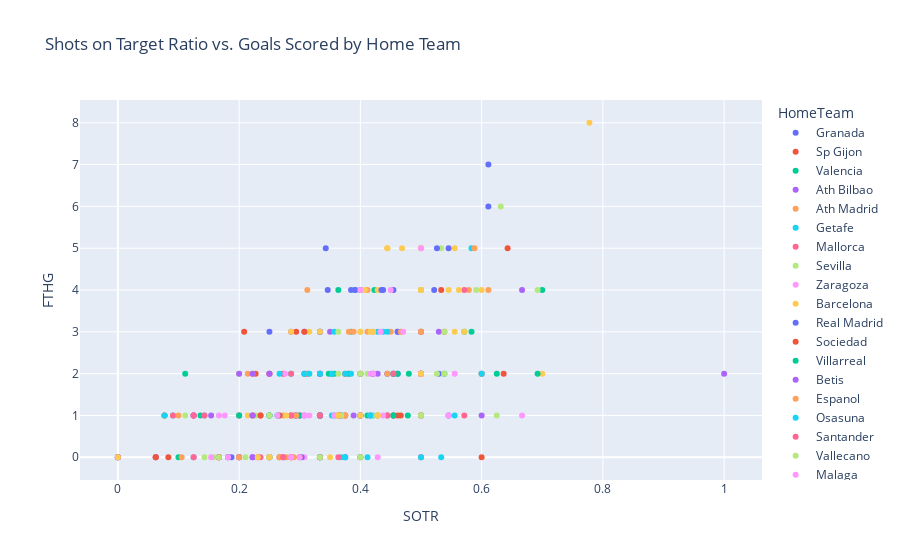

Write notebook code for a chart like this one.
### Markdown cell above
As we can see from the plot, there is a significant variation in shots on target ratio among different teams. Let's also create a scatter plot to examine the relationship between shots on target ratio and the number of goals scored by a team.

### Code cell
fig = px.scatter(df, x='SOTR', y='FTHG', color='HomeTeam', title='Shots on Target Ratio vs. Goals Scored by Home Team')
fig.show()

### Figure 1 — Plotly figure (JSON) as saved in the notebook; plotly's stock layout.template omitted (floating-point values rounded to 4 significant figures)
{"data": [{"hovertemplate": "HomeTeam=Granada<br>SOTR=%{x}<br>FTHG=%{y}<extra></extra>", "legendgroup": "Granada", "marker": {"color": "#636efa", "symbol": "circle"}, "mode": "markers", "name": "Granada", "orientation": "v", "showlegend": true, "type": "scatter", "x": [0.1818, 0.25, 0.2, 0.1667, 0.0, 0.1875, 0.4545, 0.4615, 0.3529, 0.4, 0.5, 0.4, 0.375, 0.3077, 0.2, 0.4444, 0.5455, 0.5294, 0.4167], "xaxis": "x", "y": [0, 1, 1, 0, 0, 0, 1, 2, 2, 1, 2, 4, 0, 2, 0, 2, 1, 2, 1], "yaxis": "y"}, {"hovertemplate": "HomeTeam=Sp Gijon<br>SOTR=%{x}<br>FTHG=%{y}<extra></extra>", "legendgroup": "Sp Gijon", "marker": {"color": "#EF553B", "symbol": "circle"}, "mode": "markers", "name": "Sp Gijon", "orientation": "v", "showlegend": true, "type": "scatter", "x": [0.2353, 0.2667, 0.0625, 0.25, 0.3125, 0.3636, 0.4211, 0.5, 0.5, 0.6364, 0.4545, 0.3, 0.4667, 0.2727, 0.4286, 0.2083, 0.375, 0.2273, 0.25], "xaxis": "x", "y": [1, 0, 0, 0, 2, 1, 2, 0, 1, 2, 1, 1, 1, 2, 1, 3, 2, 2, 2], "yaxis": "y"}, {"hovertemplate": "HomeTeam=Valencia<br>SOTR=%{x}<br>FTHG=%{y}<extra></extra>", "legendgroup": "Valencia", "marker": {"color": "#00cc96", "symbol": "circle"}, "mode": "markers", "name": "Valencia", "orientation": "v", "showlegend": true, "type": "scatter", "x": [0.4231, 0.5, 0.1111, 0.4783, 0.1364, 0.3846, 0.3571, 0.625, 0.4615, 0.25, 0.3636, 0.5, 0.3478, 0.3571, 0.3333, 0.7, 0.5, 0.3913, 0.4118], "xaxis": "x", "y": [4, 1, 2, 1, 1, 3, 2, 2, 2, 0, 4, 1, 2, 1, 1, 4, 4, 4, 1], "yaxis": "y"}, {"hovertemplate": "HomeTeam=Ath Bilbao<br>SOTR=%{x}<br>FTHG=%{y}<extra></extra>", "legendgroup": "Ath Bilbao", "marker": {"color": "#ab63fa", "symbol": "circle"}, "mode": "markers", "name": "Ath Bilbao", "orientation": "v", "showlegend": true, "type": "scatter", "x": [0.4, 0.5, 0.6, 0.4615, 0.2857, 1.0, 0.2222, 0.125, 0.4545, 0.5294, 0.35, 0.3077, 0.5, 0.2727, 0.3333, 0.3333, 0.1538, 0.1818, 0.0625], "xaxis": "x", "y": [1, 2, 1, 3, 3, 2, 0, 1, 2, 3, 3, 3, 2, 0, 1, 1, 1, 0, 0], "yaxis": "y"}, {"hovertemplate": "HomeTeam=Ath Madrid<br>SOTR=%{x}<br>FTHG=%{y}<extra></extra>", "legendgroup": "Ath Madrid", "marker": {"color": "#FFA15A", "symbol": "circle"}, "mode": "markers", "name": "Ath Madrid", "orientation": "v", "showlegend": true, "type": "scatter", "x": [0.2857, 0.4118, 0.5789, 0.2667, 0.2, 0.3889, 0.5, 0.381, 0.2903, 0.45, 0.3333, 0.5, 0.2143, 0.381, 0.5, 0.2727, 0.4118, 0.07692, 0.2222], "xaxis": "x", "y": [0, 4, 4, 0, 1, 3, 3, 3, 0, 3, 0, 1, 2, 2, 3, 1, 3, 1, 2], "yaxis": "y"}, {"hovertemplate": "HomeTeam=Getafe<br>SOTR=%{x}<br>FTHG=%{y}<extra></extra>", "legendgroup": "Getafe", "marker": {"color": "#19d3f3", "symbol": "circle"}, "mode": "markers", "name": "Getafe", "orientation": "v", "showlegend": true, "type": "scatter", "x": [0.25, 0.2857, 0.4167, 0.375, 0.3077, 0.3571, 0.1429, 0.3684, 0.125, 0.0, 0.4211, 0.3529, 0.09091, 0.4444, 0.4, 0.5833, 0.25, 0.4444, 0.0], "xaxis": "x", "y": [1, 0, 1, 0, 2, 3, 1, 1, 0, 0, 1, 1, 1, 3, 2, 5, 1, 1, 0], "yaxis": "y"}, {"hovertemplate": "HomeTeam=Mallorca<br>SOTR=%{x}<br>FTHG=%{y}<extra></extra>", "legendgroup": "Mallorca", "marker": {"color": "#FF6692", "symbol": "circle"}, "mode": "markers", "name": "Mallorca", "orientation": "v", "showlegend": true, "type": "scatter", "x": [0.3636, 0.1667, 0.25, 0.09091, 0.2941, 0.3333, 0.5, 0.3333, 0.3333, 0.125, 0.3636, 0.5714, 0.1429, 0.3333, 0.2, 0.2308, 0.3333, 0.4, 0.3], "xaxis": "x", "y": [1, 0, 2, 1, 1, 0, 2, 1, 1, 1, 1, 4, 1, 2, 0, 0, 1, 1, 1], "yaxis": "y"}, {"hovertemplate": "HomeTeam=Sevilla<br>SOTR=%{x}<br>FTHG=%{y}<extra></extra>", "legendgroup": "Sevilla", "marker": {"color": "#B6E880", "symbol": "circle"}, "mode": "markers", "name": "Sevilla", "orientation": "v", "showlegend": true, "type": "scatter", "x": [0.6, 0.3333, 0.5, 0.2, 0.5, 0.4194, 0.625, 0.4667, 0.3158, 0.1579, 0.4, 0.4118, 0.25, 0.1667, 0.4, 0.3636, 0.2273, 0.25, 0.5333], "xaxis": "x", "y": [2, 1, 1, 2, 2, 1, 1, 3, 2, 0, 1, 2, 1, 0, 3, 3, 1, 1, 5], "yaxis": "y"}, {"hovertemplate": "HomeTeam=Zaragoza<br>SOTR=%{x}<br>FTHG=%{y}<extra></extra>", "legendgroup": "Zaragoza", "marker": {"color": "#FF97FF", "symbol": "circle"}, "mode": "markers", "name": "Zaragoza", "orientation": "v", "showlegend": true, "type": "scatter", "x": [0.125, 0.4167, 0.5, 0.5, 0.0, 0.5385, 0.1538, 0.4286, 0.2667, 0.3, 0.3077, 0.3333, 0.1765, 0.25, 0.3571, 0.5, 0.381, 0.4167, 0.2759], "xaxis": "x", "y": [0, 2, 0, 2, 0, 2, 0, 0, 1, 1, 0, 2, 1, 1, 1, 1, 2, 1, 2], "yaxis": "y"}, {"hovertemplate": "HomeTeam=Barcelona<br>SOTR=%{x}<br>FTHG=%{y}<extra></extra>", "legendgroup": "Barcelona", "marker": {"color": "#FECB52", "symbol": "circle"}, "mode": "markers", "name": "Barcelona", "orientation": "v", "showlegend": true, "type": "scatter", "x": [0.5, 0.7778, 0.4444, 0.3158, 0.2857, 0.5556, 0.4074, 0.5, 0.5, 0.5625, 0.5, 0.4688, 0.3333, 0.4444, 0.7, 0.5, 0.2143, 0.5455, 0.4286], "xaxis": "x", "y": [5, 8, 5, 3, 0, 5, 4, 4, 5, 4, 2, 5, 3, 5, 2, 4, 1, 4, 4], "yaxis": "y"}, {"hovertemplate": "HomeTeam=Real Madrid<br>SOTR=%{x}<br>FTHG=%{y}<extra></extra>", "legendgroup": "Real Madrid", "marker": {"color": "#636efa", "symbol": "circle"}, "mode": "markers", "name": "Real Madrid", "orientation": "v", "showlegend": true, "type": "scatter", "x": [0.3846, 0.6111, 0.4545, 0.4615, 0.6111, 0.4375, 0.2941, 0.3429, 0.4348, 0.3333, 0.3462, 0.3913, 0.5455, 0.3333, 0.5263, 0.303, 0.25, 0.3333, 0.5217], "xaxis": "x", "y": [4, 6, 4, 3, 7, 4, 1, 5, 4, 3, 4, 4, 5, 1, 5, 0, 3, 3, 4], "yaxis": "y"}, {"hovertemplate": "HomeTeam=Sociedad<br>SOTR=%{x}<br>FTHG=%{y}<extra></extra>", "legendgroup": "Sociedad", "marker": {"color": "#EF553B", "symbol": "circle"}, "mode": "markers", "name": "Sociedad", "orientation": "v", "showlegend": true, "type": "scatter", "x": [0.4, 0.2857, 0.2667, 0.1667, 0.6, 0.08333, 0.3077, 0.3, 0.0625, 0.6429, 0.5, 0.07692, 0.5385, 0.3333, 0.5333, 0.2353, 0.2222, 0.2941, 0.4615], "xaxis": "x", "y": [2, 1, 1, 0, 0, 0, 3, 0, 0, 5, 2, 1, 3, 1, 4, 1, 1, 3, 1], "yaxis": "y"}, {"hovertemplate": "HomeTeam=Villarreal<br>SOTR=%{x}<br>FTHG=%{y}<extra></extra>", "legendgroup": "Villarreal", "marker": {"color": "#00cc96", "symbol": "circle"}, "mode": "markers", "name": "Villarreal", "orientation": "v", "showlegend": true, "type": "scatter", "x": [0.4545, 0.6923, 0.48, 0.3333, 0.4545, 0.4545, 0.3684, 0.5385, 0.5714, 0.4, 0.5833, 0.381, 0.25, 0.2, 0.3333, 0.3333, 0.2632, 0.3, 0.1], "xaxis": "x", "y": [2, 2, 2, 0, 2, 1, 1, 2, 3, 0, 3, 2, 1, 1, 0, 2, 1, 1, 0], "yaxis": "y"}, {"hovertemplate": "HomeTeam=Betis<br>SOTR=%{x}<br>FTHG=%{y}<extra></extra>", "legendgroup": "Betis", "marker": {"color": "#ab63fa", "symbol": "circle"}, "mode": "markers", "name": "Betis", "orientation": "v", "showlegend": true, "type": "scatter", "x": [0.2917, 0.6667, 0.2, 0.2222, 0.0, 0.25, 0.2222, 0.4211, 0.125, 0.375, 0.2, 0.3077, 0.4286, 0.2222, 0.3889, 0.5, 0.4, 0.3333, 0.6], "xaxis": "x", "y": [1, 4, 0, 0, 0, 2, 2, 2, 1, 1, 2, 1, 2, 1, 1, 3, 1, 2, 2], "yaxis": "y"}, {"hovertemplate": "HomeTeam=Espanol<br>SOTR=%{x}<br>FTHG=%{y}<extra></extra>", "legendgroup": "Espanol", "marker": {"color": "#FFA15A", "symbol": "circle"}, "mode": "markers", "name": "Espanol", "orientation": "v", "showlegend": true, "type": "scatter", "x": [0.6, 0.375, 0.2, 0.2941, 0.1053, 0.375, 0.6111, 0.2857, 0.5, 0.5, 0.2857, 0.1, 0.5882, 0.4667, 0.375, 0.4444, 0.3125, 0.2778, 0.4444], "xaxis": "x", "y": [2, 1, 0, 1, 0, 1, 4, 1, 3, 1, 0, 1, 5, 3, 1, 2, 4, 0, 1], "yaxis": "y"}, {"hovertemplate": "HomeTeam=Osasuna<br>SOTR=%{x}<br>FTHG=%{y}<extra></extra>", "legendgroup": "Osasuna", "marker": {"color": "#19d3f3", "symbol": "circle"}, "mode": "markers", "name": "Osasuna", "orientation": "v", "showlegend": true, "type": "scatter", "x": [0.3333, 0.5333, 0.6, 0.4375, 0.3846, 0.5, 0.375, 0.3158, 0.25, 0.4167, 0.4118, 0.4286, 0.2667, 0.3529, 0.3684, 0.07692, 0.2857, 0.3333, 0.5556], "xaxis": "x", "y": [2, 0, 2, 3, 2, 0, 2, 2, 0, 1, 0, 3, 2, 2, 0, 1, 2, 1, 1], "yaxis": "y"}, {"hovertemplate": "HomeTeam=Santander<br>SOTR=%{x}<br>FTHG=%{y}<extra></extra>", "legendgroup": "Santander", "marker": {"color": "#FF6692", "symbol": "circle"}, "mode": "markers", "name": "Santander", "orientation": "v", "showlegend": true, "type": "scatter", "x": [0.125, 0.4, 0.5714, 0.25, 0.3333, 0.3636, 0.125, 0.3636, 0.2857, 0.4444, 0.4545, 0.1667, 0.3684, 0.0, 0.3333, 0.2857, 0.2353, 0.2727, 0.2857], "xaxis": "x", "y": [0, 0, 1, 0, 1, 1, 1, 0, 1, 1, 2, 0, 1, 0, 0, 0, 0, 0, 2], "yaxis": "y"}, {"hovertemplate": "HomeTeam=Vallecano<br>SOTR=%{x}<br>FTHG=%{y}<extra></extra>", "legendgroup": "Vallecano", "marker": {"color": "#B6E880", "symbol": "circle"}, "mode": "markers", "name": "Vallecano", "orientation": "v", "showlegend": true, "type": "scatter", "x": [0.25, 0.5, 0.1667, 0.4, 0.6923, 0.25, 0.3684, 0.3636, 0.3333, 0.5263, 0.5385, 0.1429, 0.5909, 0.5385, 0.2105, 0.6316, 0.25, 0.4, 0.1111], "xaxis": "x", "y": [0, 1, 0, 2, 4, 1, 1, 2, 0, 2, 2, 0, 4, 3, 0, 6, 0, 0, 1], "yaxis": "y"}, {"hovertemplate": "HomeTeam=Malaga<br>SOTR=%{x}<br>FTHG=%{y}<extra></extra>", "legendgroup": "Malaga", "marker": {"color": "#FF97FF", "symbol": "circle"}, "mode": "markers", "name": "Malaga", "orientation": "v", "showlegend": true, "type": "scatter", "x": [0.45, 0.3077, 0.4211, 0.2857, 0.4211, 0.5, 0.2632, 0.1818, 0.6667, 0.5556, 0.4706, 0.5, 0.1667, 0.4, 0.3, 0.4333, 0.3158, 0.4375, 0.5455], "xaxis": "x", "y": [4, 1, 3, 0, 2, 2, 1, 0, 1, 2, 3, 5, 1, 4, 0, 3, 1, 1, 1], "yaxis": "y"}, {"hovertemplate": "HomeTeam=Levante<br>SOTR=%{x}<br>FTHG=%{y}<extra></extra>", "legendgroup": "Levante", "marker": {"color": "#FECB52", "symbol": "circle"}, "mode": "markers", "name": "Levante", "orientation": "v", "showlegend": true, "type": "scatter", "x": [0.3636, 0.4167, 0.2857, 0.4, 0.2308, 0.6, 0.4286, 0.25, 0.0, 0.2778, 0.4286, 0.4211, 0.5714, 0.3636, 0.35, 0.5, 0.4, 0.5556, 0.3333], "xaxis": "x", "y": [1, 3, 3, 3, 0, 4, 1, 0, 0, 1, 1, 3, 3, 1, 0, 2, 1, 3, 3], "yaxis": "y"}], "layout": {"legend": {"title": {"text": "HomeTeam"}, "tracegroupgap": 0}, "title": {"text": "Shots on Target Ratio vs. Goals Scored by Home Team"}, "xaxis": {"anchor": "y", "domain": [0, 1], "title": {"text": "SOTR"}}, "yaxis": {"anchor": "x", "domain": [0, 1], "title": {"text": "FTHG"}}}}
